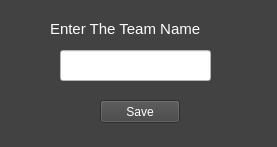
<?xml version="1.0" encoding="UTF-8"?>
<ui version="4.0">
 <class>otherwindow</class>
 <widget class="QMainWindow" name="otherwindow">
  <property name="geometry">
   <rect>
    <x>0</x>
    <y>0</y>
    <width>277</width>
    <height>147</height>
   </rect>
  </property>
  <property name="windowTitle">
   <string>MainWindow</string>
  </property>
  <property name="styleSheet">
   <string notr="true">                        background-color: rgb(66,66,66);
</string>
  </property>
  <widget class="QWidget" name="centralwidget">
   <widget class="QLabel" name="team_name">
    <property name="geometry">
     <rect>
      <x>50</x>
      <y>20</y>
      <width>191</width>
      <height>18</height>
     </rect>
    </property>
    <property name="font">
     <font>
      <pointsize>11</pointsize>
     </font>
    </property>
    <property name="styleSheet">
     <string notr="true">color: rgb(255, 255, 255);
                        background-color: rgb(66,66,66);
                    </string>
    </property>
    <property name="text">
     <string>Enter The Team Name</string>
    </property>
   </widget>
   <widget class="QLineEdit" name="team_name_text">
    <property name="geometry">
     <rect>
      <x>60</x>
      <y>50</y>
      <width>151</width>
      <height>31</height>
     </rect>
    </property>
    <property name="styleSheet">
     <string notr="true">background-color: rgb(255, 255, 255);</string>
    </property>
   </widget>
   <widget class="QPushButton" name="pushButton">
    <property name="geometry">
     <rect>
      <x>100</x>
      <y>100</y>
      <width>80</width>
      <height>23</height>
     </rect>
    </property>
    <property name="styleSheet">
     <string notr="true">color:White
</string>
    </property>
    <property name="text">
     <string>Save</string>
    </property>
   </widget>
  </widget>
 </widget>
 <resources/>
 <connections/>
 <slots>
  <slot>slot1()</slot>
 </slots>
</ui>
